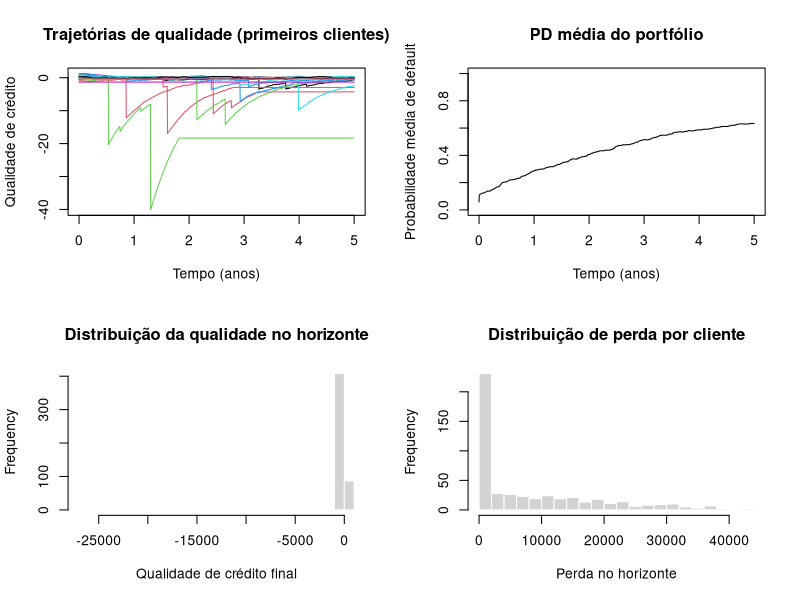
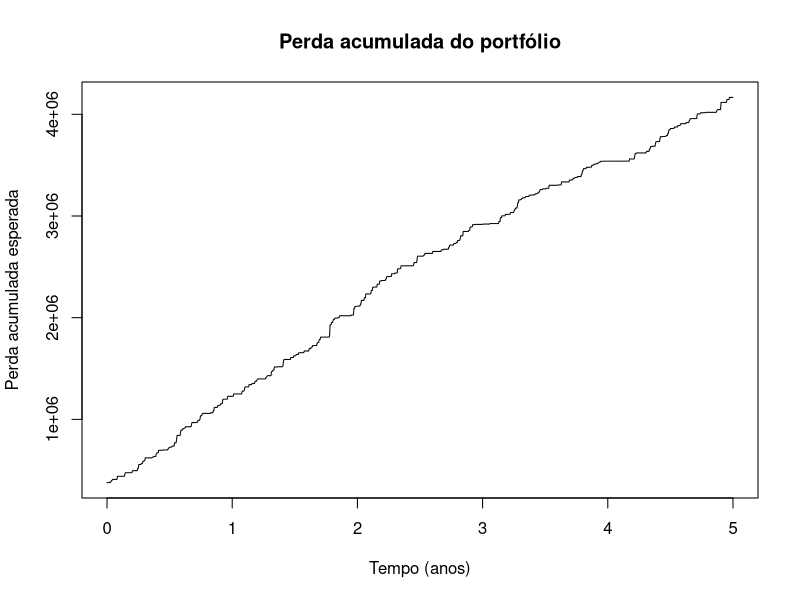

These figures' R source, in order:
###############################################################
# MODELO  DE ANÁLISE DE CRÉDITO
# EDE com saltos de Lévy + Probabilidade de Default
# Autor: Luiz Tiago Wilcke (LT)
###############################################################

# ------------------------------------------------------------
# 1) Função geradora de distribuição de Lévy (positiva)
#    X ~ Levy(mu, c) via transformação de variável normal
#    X = mu + c^2 / Z^2, com Z ~ Normal(0,1)
# ------------------------------------------------------------
rlevy <- function(n, c = 1, mu = 0) {
  z <- rnorm(n)
  x <- mu + (c^2) / (z^2)
  return(x)
}

# ------------------------------------------------------------
# 2) Simulação do processo de qualidade de crédito Q_t
#
# Modelo contínuo (EDE com saltos de Lévy):
#   dQ_t = kappa * (mu_q - Q_t) * dt + sigma * dW_t - dL_t
#
#   - Termo de reversão à média: kappa * (mu_q - Q_t) * dt
#   - Difusão Browniana: sigma * dW_t
#   - Saltos negativos de Lévy: - dL_t
#
# Probabilidade de default (logística):
#   PD_t = 1 / (1 + exp(-(alpha_pd + beta_pd * Q_t)))
#
# Default é absorvente: após default, qualidade e PD congelam.
# ------------------------------------------------------------
simular_modelo_credito <- function(
    n_clientes      = 500,
    horizonte_anos  = 5,
    passos_por_ano  = 252,
    kappa           = 1.5,
    media_qualidade = 0,
    volatilidade    = 0.40,
    lambda_salto    = 0.7,   # intensidade de Poisson (saltos por ano)
    escala_levy     = 0.5,   # parâmetro c da Lévy (tamanho típico de salto)
    deslocamento_levy = 0.0, # parâmetro mu da Lévy
    alpha_pd        = -3.0,
    beta_pd         = -1.1   # negativo: menor Q => maior PD
) {
  # passo de tempo (anos)
  dt <- 1 / passos_por_ano
  n_passos <- as.integer(horizonte_anos * passos_por_ano)
  
  # matrizes: linhas = tempo, colunas = clientes
  qualidade     <- matrix(NA_real_, nrow = n_passos + 1, ncol = n_clientes)
  prob_default  <- matrix(NA_real_, nrow = n_passos + 1, ncol = n_clientes)
  estado_default <- matrix(0L,      nrow = n_passos + 1, ncol = n_clientes)
  
  # Condições iniciais: distribuição de qualidade no tempo 0
  qualidade[1, ] <- rnorm(n_clientes, mean = media_qualidade, sd = 0.7)
  
  # Probabilidade inicial de default
  logito_pd_inicial <- alpha_pd + beta_pd * qualidade[1, ]
  prob_default[1, ] <- 1 / (1 + exp(-logito_pd_inicial))
  
  # Alguns clientes já podem estar em default no instante inicial
  estado_default[1, ] <- rbinom(n_clientes, size = 1, prob = prob_default[1, ])
  
  # Loop temporal
  for (t in 1:n_passos) {
    q_t <- qualidade[t, ]
    
    # Incremento Browniano
    dW <- rnorm(n_clientes, mean = 0, sd = sqrt(dt))
    
    # Número de saltos de Lévy em cada cliente no intervalo dt
    n_saltos <- rpois(n_clientes, lambda = lambda_salto * dt)
    
    # Tamanho agregado de saltos de Lévy (somando todos os saltos em dt)
    tamanho_saltos <- numeric(n_clientes)
    indices_com_salto <- which(n_saltos > 0)
    if (length(indices_com_salto) > 0) {
      for (i in indices_com_salto) {
        tamanho_saltos[i] <- sum(
          rlevy(n_saltos[i], c = escala_levy, mu = deslocamento_levy)
        )
      }
    }
    
    # Incremento da qualidade de crédito
    dQ <- kappa * (media_qualidade - q_t) * dt +
      volatilidade * dW -
      tamanho_saltos
    
    q_novo <- q_t + dQ
    
    # Clientes que já estavam em default têm trajetórias congeladas
    ja_default <- estado_default[t, ] == 1
    q_novo[ja_default] <- q_t[ja_default]
    
    qualidade[t + 1, ] <- q_novo
    
    # Probabilidade de default no novo tempo
    logito_pd <- alpha_pd + beta_pd * q_novo
    pd <- 1 / (1 + exp(-logito_pd))
    
    # Clientes em default ficam com PD = 1
    pd[ja_default] <- 1
    
    prob_default[t + 1, ] <- pd
    
    # Simulação de novos defaults neste intervalo
    # Probabilidade aproximada: PD_t * dt
    novos_default <- (estado_default[t, ] == 0) & (runif(n_clientes) < pd * dt)
    estado_default[t + 1, ] <- as.integer(estado_default[t, ] | novos_default)
  }
  
  lista <- list(
    qualidade      = qualidade,
    prob_default   = prob_default,
    estado_default = estado_default,
    dt             = dt,
    passos_por_ano = passos_por_ano,
    horizonte_anos = horizonte_anos
  )
  return(lista)
}

# ------------------------------------------------------------
# 3) Cálculo de perdas de crédito no portfólio
#
# Exposição e LGD são sorteadas para ilustrar:
#   Exposicao_i ~ Uniforme(1000, 50000)
#   LGD_i       ~ Uniforme(0.3, 0.9)
#
# Perda por cliente no horizonte:
#   Loss_i = Exposicao_i * LGD_i * Indicador_default_final_i
# ------------------------------------------------------------
calcular_perdas_portfolio <- function(resultados) {
  estado_default <- resultados$estado_default
  n_passos   <- nrow(estado_default) - 1
  n_clientes <- ncol(estado_default)
  
  # Exposição ao risco de crédito e LGD
  exposicao <- runif(n_clientes, min = 1000, max = 50000)
  lgd       <- runif(n_clientes, min = 0.3,  max = 0.9)
  
  # Perda por cliente no horizonte final
  perda_cliente_horizonte <- exposicao * lgd * estado_default[n_passos + 1, ]
  perda_total_horizonte   <- sum(perda_cliente_horizonte)
  
  # Perda acumulada ao longo do tempo
  perda_esperada_t <- numeric(n_passos + 1)
  for (t in 1:(n_passos + 1)) {
    perda_esperada_t[t] <- sum(exposicao * lgd * estado_default[t, ])
  }
  
  lista <- list(
    exposicao               = exposicao,
    lgd                     = lgd,
    perda_cliente_horizonte = perda_cliente_horizonte,
    perda_total_horizonte   = perda_total_horizonte,
    perda_esperada_t        = perda_esperada_t
  )
  return(lista)
}

# ------------------------------------------------------------
# 4) Geração de gráficos para análise de crédito
#    - Trajetórias da qualidade de crédito
#    - Probabilidade média de default
#    - Distribuição da qualidade no horizonte
#    - Distribuição da perda por cliente
#    - Evolução da perda acumulada do portfólio
# ------------------------------------------------------------
gerar_graficos_credito <- function(resultados, perdas) {
  qualidade      <- resultados$qualidade
  prob_default   <- resultados$prob_default
  estado_default <- resultados$estado_default
  dt             <- resultados$dt
  passos_por_ano <- resultados$passos_por_ano
  horizonte_anos <- resultados$horizonte_anos
  
  n_passos   <- nrow(qualidade) - 1
  n_clientes <- ncol(qualidade)
  tempo_anos <- (0:n_passos) / passos_por_ano
  
  op <- par(no.readonly = TRUE)
  on.exit(par(op))
  
  par(mfrow = c(2, 2))
  
  # 4.1) Trajetórias da qualidade de crédito (primeiros clientes)
  n_plot <- min(20, n_clientes)
  matplot(
    tempo_anos,
    qualidade[, 1:n_plot],
    type = "l", lty = 1,
    xlab = "Tempo (anos)",
    ylab = "Qualidade de crédito",
    main = "Trajetórias de qualidade (primeiros clientes)"
  )
  
  # 4.2) Probabilidade média de default ao longo do tempo
  pd_media <- rowMeans(prob_default)
  plot(
    tempo_anos,
    pd_media,
    type = "l",
    xlab = "Tempo (anos)",
    ylab = "Probabilidade média de default",
    main = "PD média do portfólio",
    ylim = c(0, 1)
  )
  
  # 4.3) Distribuição da qualidade de crédito no horizonte final
  hist(
    qualidade[n_passos + 1, ],
    breaks = 30,
    main = "Distribuição da qualidade no horizonte",
    xlab = "Qualidade de crédito final",
    col = "lightgray",
    border = "white"
  )
  
  # 4.4) Distribuição das perdas por cliente
  hist(
    perdas$perda_cliente_horizonte,
    breaks = 30,
    main = "Distribuição de perda por cliente",
    xlab = "Perda no horizonte",
    col = "lightgray",
    border = "white"
  )
  
  # Nova janela gráfica para perda acumulada do portfólio (se disponível)
  # Se estiver em ambiente sem suporte a múltiplas janelas, comente dev.new()
  dev.new()
  plot(
    tempo_anos,
    perdas$perda_esperada_t,
    type = "l",
    xlab = "Tempo (anos)",
    ylab = "Perda acumulada esperada",
    main = "Perda acumulada do portfólio"
  )
}

# ------------------------------------------------------------
# 5) Execução do modelo completo
# ------------------------------------------------------------
set.seed(123)

resultados <- simular_modelo_credito(
  n_clientes      = 500,
  horizonte_anos  = 5,
  passos_por_ano  = 252,
  kappa           = 1.5,
  media_qualidade = 0,
  volatilidade    = 0.40,
  lambda_salto    = 0.7,
  escala_levy     = 0.5,
  deslocamento_levy = 0.0,
  alpha_pd        = -3.0,
  beta_pd         = -1.1
)

perdas <- calcular_perdas_portfolio(resultados)

# Resumo numérico
n_clientes <- ncol(resultados$qualidade)
taxa_default_final <- mean(resultados$estado_default[nrow(resultados$estado_default), ])

cat("============================================================\n")
cat("RESUMO DO PORTFÓLIO DE CRÉDITO\n")
cat("Número de clientes:", n_clientes, "\n")
cat("Taxa de default no horizonte:", round(taxa_default_final, 4), "\n")
cat("Perda total do portfólio:", round(perdas$perda_total_horizonte, 2), "\n")
cat("============================================================\n")

# Gráficos
gerar_graficos_credito(resultados, perdas)
